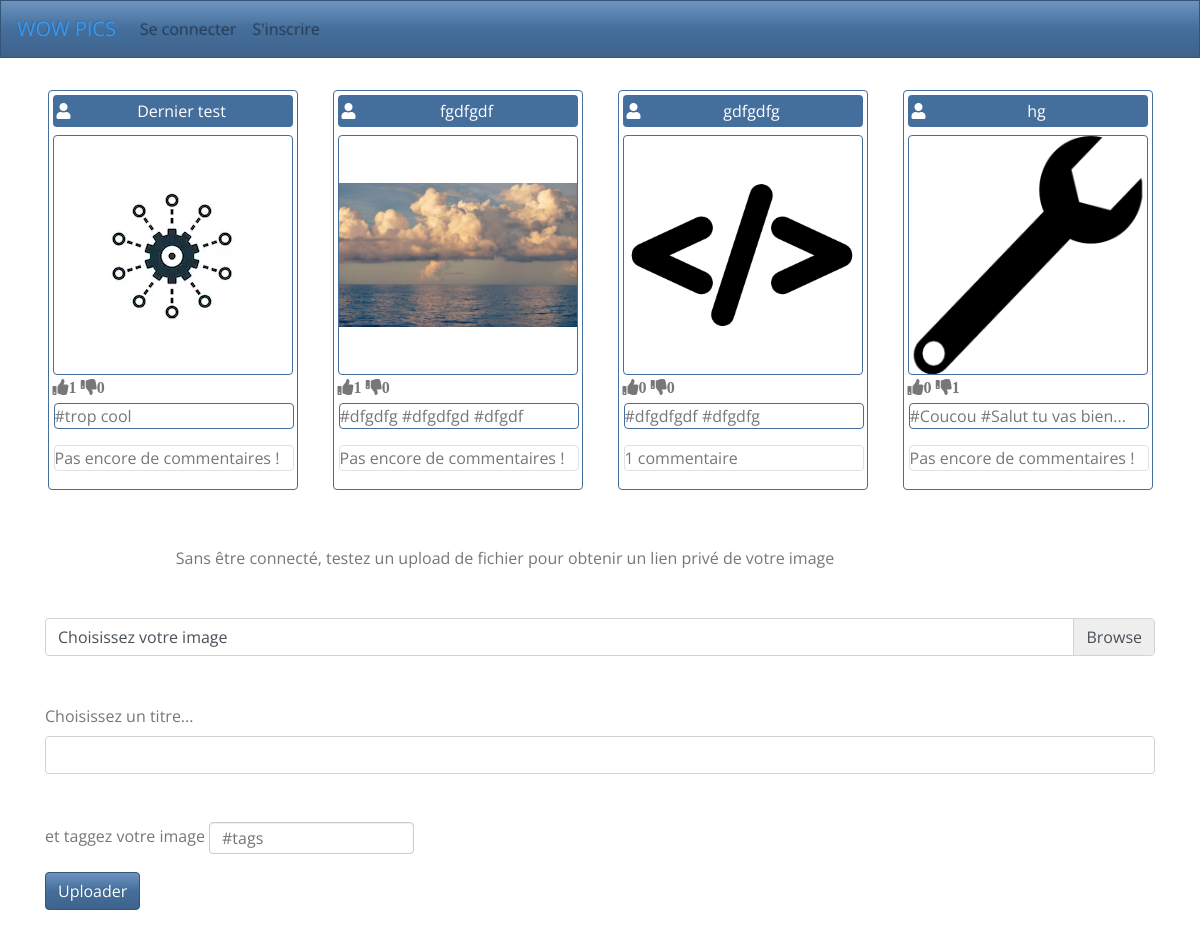
/v1.00/index.php, run on the app's committed database.
### tables this page shows
CREATE TABLE `picture` (
  `idPicture` int(11) NOT NULL,
  `fileName` varchar(255) NOT NULL,
  `status` varchar(30) NOT NULL DEFAULT 'private',
  `link` varchar(255) NOT NULL,
  `tags` text NOT NULL,
  `dateUpload` datetime NOT NULL DEFAULT CURRENT_TIMESTAMP,
  `idUser` int(11) NOT NULL,
  `urlAnonymous` text
);

### v1.00/Controller/ControllerAccueil.php (called while the page is built, shortened)
<?php
class ControllerAccueil
{
    public function renderAccueilAnonymous()
    {
        $picturesAccueil = new PictureManager();
        $pictures =$picturesAccueil->getPublicPictures(4);
        $resultat = [];
        forEach($pictures as $picture)
        {
            $commentsImage = new CommentManager();
            $comment =$commentsImage->getCommentsCountByPicture($picture->getIdPicture());
            $userName = new UserManager();
            $user = $userName->getUser($picture->getIdUser());
            $votesImage = new VoteManager();
            $voteLike = $votesImage->getVotelike($picture->getIdPicture());
            $voteDislike = $votesImage->getVoteDislike($picture->getIdPicture());
            $pictureid = $picture->getIdPicture();
            $resultat[] = array("picture" => $picture,"CommentCount" => $comment, "VoteLike" => $voteLike,  "VoteDislike" => $voteDislike,"login" => $user->getLogin(),"idpicture" => $pictureid);
        }
        $vue = new View("AccueilNonInscrit");
        $vue->generer(array("resultat" => $resultat));
    }
}

### v1.00/AutoLoader.php (called while the page is built, shortened)
<?php
 class AutoLoader
 {
    static function autoLoad($className)
    {
        $directories = array("controller", "model", "view", "model/Entity", "model/EntityManager", "Helpers");
        foreach($directories as $directory)
        {
            $file = $directory .'\\' . $className . '.php';
        }
    }
 }

### v1.00/Model/Modele.php (called while the page is built, shortened)
<?php
Abstract class Modele
{
  protected function executeReq($req, $params = null)
  {
   $bdd = Database::getInstance() -> getConnection();
    if($params == null)
    {
      $res = $bdd->query($req);
    }
    else
    {
      $res = $bdd->prepare($req);
      $res->execute($params);
    }
    return $res;
  }
  function hydrate(array $donnees){
    foreach ($donnees as $key => $value ){
        $method = 'set'.ucfirst($key);
    }
  }
}

### v1.00/Model/EntityManager/PictureManager.php (called while the page is built, shortened)
<?php
class PictureManager extends Modele
{
    public function getPublicPictures($limit = 0)
    {
        if($limit !== 0)
        {
            $req='SELECT * FROM picture WHERE status="public" ORDER BY dateUpload DESC LIMIT '. $limit;
        }
        else
        {
            $req='SELECT * FROM picture WHERE status="public" ORDER BY dateUpload DESC';
        }
        $res = $this->executeReq($req);
        $pictures = [];
        while($donnes =$res->fetch(PDO::FETCH_ASSOC))
        {
            $picture = new Picture();
            $picture->hydrate($donnes);
            $pictures[] = $picture;
        }
        return $pictures;
    }
}

### v1.00/Model/Entity/Picture.php (called while the page is built, shortened)
<?php
class Picture extends Modele {
    private $idPicture;
    private $idUser;
    public function getIdPicture()
    {
        return $this->idPicture;
    }
    public function setIdPicture($idPicture)
    {
        $this->idPicture = $idPicture;
        return $this;
    }
    public function setFilename($filename)
    {
        return $this;
    }
    public function setStatus($status)
    {
        return $this;
    }
    public function setLink($link)
    {
        return $this;
    }
    public function setTags($tags)
    {
        return $this;
    }
    public function setDateUpload($dateUpload)
    {
        return $this;
    }
    public function getIdUser()
    {
        return $this->idUser;
    }
    public function setIdUser($idUser)
    {
            $this->idUser = $idUser;
            return $this;
    }
     public function setUrlAnonymous($urlAnonymous)
     {
             return $this;
     }
}

### v1.00/Model/EntityManager/CommentManager.php (called while the page is built, shortened)
<?php
class CommentManager extends Modele
{
    public function getCommentsCountByPicture($idPicture)
    {
        $req = "SELECT COUNT(idComment) FROM comment WHERE idPicture = ? ";
        $res = $this->executeReq($req,array($idPicture));
        $res1 =$res->fetch(PDO::FETCH_ASSOC);
        return $res1;
    }
}

### v1.00/Model/EntityManager/VoteManager.php (called while the page is built, shortened)
<?php
class VoteManager extends Modele
{
    public function getVoteDislike($idpicture)
    {
        $reqdislike = 'SELECT COUNT(score)  FROM vote WHERE idPicture =? AND score=-1';
        $resdislike = $this->executeReq($reqdislike,array($idpicture));
        $nbdislike=$resdislike->fetch(PDO::FETCH_ASSOC);
        return $nbdislike["COUNT(score)"];
    }
    public function getVoteLike($idpicture)
    {
        $reqlike = 'SELECT COUNT(score) FROM vote WHERE idPicture =? AND score=1';
        $reslike = $this->executeReq($reqlike,array($idpicture));
        $nblike=$reslike->fetch(PDO::FETCH_ASSOC);
        return $nblike["COUNT(score)"];
    }
}

### v1.00/Model/EntityManager/UserManager.php (called while the page is built, shortened)
<?php
class UserManager extends Modele
{
    public function getUser($id)
    {
        $req='SELECT login, password, email FROM user WHERE idUser=?';
        $res = $this->executeReq($req,array($id));
        $res2 = $res->fetch(PDO::FETCH_ASSOC);
        if($res2 != FALSE)
        {
            $user = new User();
            $user->hydrate($res2);
            return $user;
        }
        else
        {
            return false;
        }
    }
}

### v1.00/Model/Entity/User.php (called while the page is built, shortened)
<?php
class User extends Modele {
public function setLogin($login)
{
        return true;
}
public function setPassword($password)
{
return $this;
}
public function setEmail($email)
{
return $this;
}
public function hydrate(array $donnees){
    foreach ($donnees as $key => $value ){
        $method = 'set'.ucfirst($key);
    }
}
}

### v1.00/View/AccueilNonInscrit.html.php (the view, shortened to what this page needs)
<head>
    <link rel="stylesheet" href="Css/bootstrap.min.css">
    <link rel="stylesheet" href="Css/style.css">
</head>
<body>
<main class="container mt-4">
    <div class="row justify-content-around">
    <?php forEach($resultat as $picture)
    {
        ?>
            <div class="carte card border-primary p-1 m-2">
                <div class="d-flex align-items-center text-white bg-primary pl-1 rounded">
                <i class="fas fa-user" data-toggle="tooltip" data-placement="top" title="<?php echo $picture['login'];?>"></i>
                    <p class="mx-auto my-auto pt-1 pb-1"><?php echo $picture['picture']->getFileName(); ?></p>
                </div>
                <div class="photo border border-primary rounded mt-2">
                    <img class="image img-fluid" src="<?php echo $picture["picture"]->getLink(); ?>" alt="picture" position="absolute"/>
                </div>
                <div class="mb-1">
                    <i class="fas fa-thumbs-up" id="like<?php echo $picture['idpicture']?>"><?php echo $picture['VoteLike'];?></i>
                    <i class="fas fa-thumbs-down" id="dislike<?php echo $picture['idpicture']?>"><?php echo $picture['VoteDislike'];?></i>
                </div>
                <p class="commentaire border border-primary rounded"><?php $tags = $picture["picture"]->getTags();
                         if(strlen($tags) > 25)
                         {
                            $tags = substr($tags,0,24);
                            $tags .= "...";
                         }
                            $tags = explode(",",$tags);
                            for($i = 0 ; $i <count($tags); $i++)
                            {
                                    echo '#'. $tags[$i] . " ";
                                if ($i >= 2) { break;}
                            }
                    ?>
                </p>
                <p class="commentaire border rounded">
                    <?php
                        if ($picture['CommentCount']["COUNT(idComment)"] > 1) {echo $picture['CommentCount']["COUNT(idComment)"] . " commentaires";}
                        else if($picture['CommentCount']["COUNT(idComment)"] == 1) { echo  "1 commentaire";}
                        else {echo "Pas encore de commentaires !";}
                    ?>
                </p>
            </div>
    <?php } ?>
    </div>
    <div class="row mt-5 mb-5">
        <div class="col-lg-10 text-center">
            Sans être connecté, testez un upload de fichier pour obtenir un lien privé de votre image
        </div>
    </div>
    <form method="POST" action="index.php?action=UploadAnonymous" enctype="multipart/form-data">
    <div class="custom-file">
        <label class="custom-file-label" for="customFile">Choisissez votre image</label>
    </div>
    <div class="form-group mt-5">
        <label for="filename">Choisissez un titre...</label>
        <input type="text" class="form-control" name="filename" id="filename" />
    </div>
    <div class="form-group mt-5">
    <label for="tagsImage">et taggez votre image</label>
  </div>
  <button type="submit" class="btn btn-primary">Uploader</button>
</form>
</main>
</body>

### v1.00/Css/style.css (style rules this page uses)
.carte { min-width: 250px !important; max-width: 250px!important; min-height: 400px; max-height: 400px; padding: 1px; }
.photo { display:flex; align-content: center; min-width: 240px; max-width: 240px; min-height: 240px; max-height: 240px; }
.image { width:auto; margin: auto; }
.commentaire { min-width: 240px; max-width: 240px; margin-left: 1px; }

### data on the page
picture: fileName "Dernier test", link (picture), tags "trop cool"
picture: fileName "fgdfgdf", link (picture), tags "dfgdfg", tags "dfgdfgd", tags "dfgdf"
picture: fileName "gdfgdfg", link (picture), tags "dfgdfgdf", tags "dfgdfg"
picture: fileName "hg", link (picture), tags "Coucou", tags "Salut tu vas bien..."

### other printed values
$picture['VoteLike'] "1"
$picture['VoteDislike'] "0"
$picture['VoteLike'] "0"
$picture['VoteDislike'] "1"
